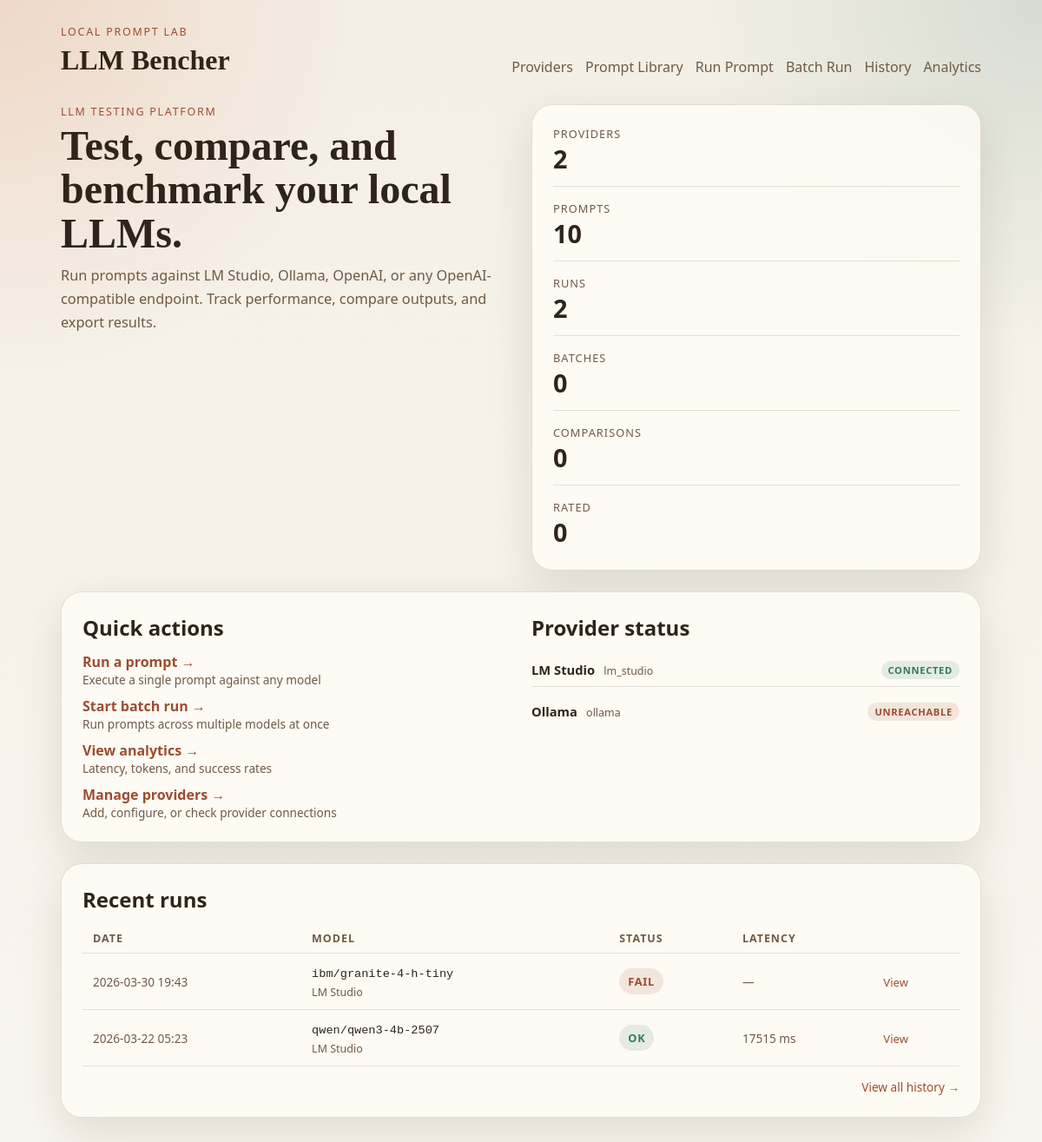
Before: / with the older database file.
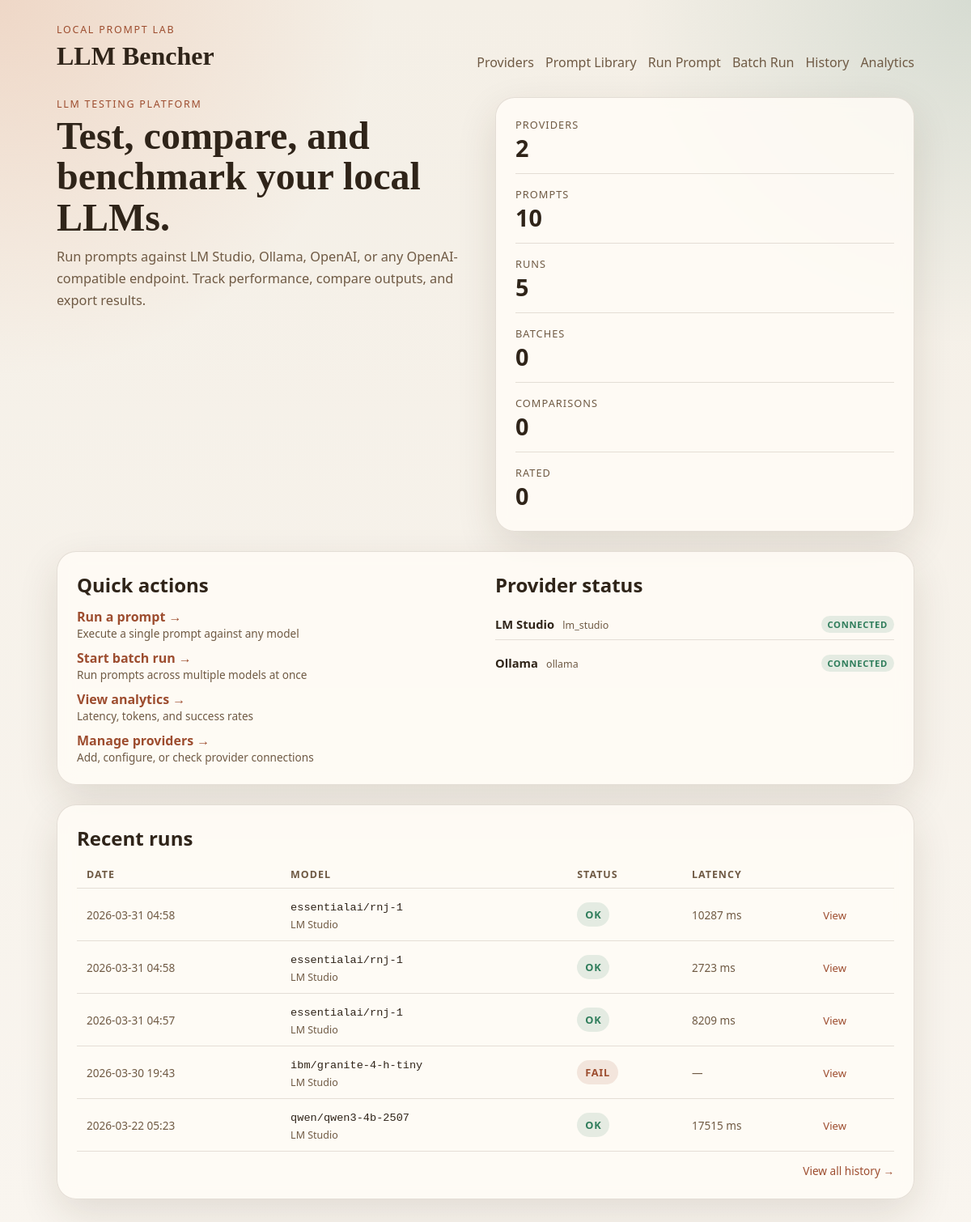
After: the same page with the newer database file.
### llm_bencher/models.py (models this page shows)
class TimestampMixin:
    created_at: Mapped[datetime] = mapped_column(
        DateTime(timezone=True),
        default=utc_now,
        nullable=False,
    )
    updated_at: Mapped[datetime] = mapped_column(
        DateTime(timezone=True),
        default=utc_now,
        onupdate=utc_now,
        nullable=False,
    )

class Provider(TimestampMixin, Base):
    __tablename__ = "providers"
    id: Mapped[int] = mapped_column(Integer, primary_key=True)
    slug: Mapped[str] = mapped_column(String(50), unique=True, nullable=False)
    name: Mapped[str] = mapped_column(String(100), nullable=False)
    kind: Mapped[ProviderKind] = mapped_column(Enum(ProviderKind), nullable=False)
    base_url: Mapped[str] = mapped_column(String(255), nullable=False)
    api_key: Mapped[str | None] = mapped_column(String(255))
    is_enabled: Mapped[bool] = mapped_column(Boolean, default=True, nullable=False)
    is_default: Mapped[bool] = mapped_column(Boolean, default=False, nullable=False)
    is_connected: Mapped[bool] = mapped_column(Boolean, default=False, nullable=False)
    last_health_check_at: Mapped[datetime | None] = mapped_column(DateTime(timezone=True))
    last_error: Mapped[str | None] = mapped_column(Text)
    models: Mapped[list["ProviderModel"]] = relationship(
        back_populates="provider",
        cascade="all, delete-orphan",
    )
    runs: Mapped[list["Run"]] = relationship(back_populates="provider")

class Run(TimestampMixin, Base):
    __tablename__ = "runs"
    id: Mapped[int] = mapped_column(Integer, primary_key=True)
    provider_id: Mapped[int] = mapped_column(ForeignKey("providers.id"), nullable=False)
    provider_model_id: Mapped[int | None] = mapped_column(ForeignKey("provider_models.id"))
    prompt_id: Mapped[int | None] = mapped_column(ForeignKey("prompt_definitions.id"))
    batch_id: Mapped[int | None] = mapped_column(ForeignKey("batch_runs.id"))
    status: Mapped[RunStatus] = mapped_column(
        Enum(RunStatus),
        default=RunStatus.PENDING,
        nullable=False,
    )
    model_identifier: Mapped[str] = mapped_column(String(255), nullable=False)
    model_name: Mapped[str | None] = mapped_column(String(255))
    system_prompt: Mapped[str | None] = mapped_column(Text)
    user_prompt: Mapped[str] = mapped_column(Text, nullable=False)
    template_inputs: Mapped[dict[str, Any]] = mapped_column(JSON, default=dict, nullable=False)
    temperature: Mapped[float | None] = mapped_column(Float)
    max_tokens: Mapped[int | None] = mapped_column(Integer)
    started_at: Mapped[datetime | None] = mapped_column(DateTime(timezone=True))
    completed_at: Mapped[datetime | None] = mapped_column(DateTime(timezone=True))
    failure_message: Mapped[str | None] = mapped_column(Text)
    provider: Mapped["Provider"] = relationship(back_populates="runs")
    provider_model: Mapped["ProviderModel"] = relationship(back_populates="runs")
    prompt: Mapped["PromptDefinition"] = relationship(back_populates="runs")
    batch: Mapped["BatchRun | None"] = relationship(back_populates="runs")
    result: Mapped["RunResult"] = relationship(
        back_populates="run",
        cascade="all, delete-orphan",
        uselist=False,
    )
    rating: Mapped["RunRating | None"] = relationship(
        back_populates="run",
        cascade="all, delete-orphan",
        uselist=False,
    )

class RunResult(Base):
    __tablename__ = "run_results"
    id: Mapped[int] = mapped_column(Integer, primary_key=True)
    run_id: Mapped[int] = mapped_column(ForeignKey("runs.id"), unique=True, nullable=False)
    raw_output_text: Mapped[str] = mapped_column(Text, nullable=False)
    response_metadata: Mapped[dict[str, Any]] = mapped_column(JSON, default=dict, nullable=False)
    latency_ms: Mapped[int | None] = mapped_column(Integer)
    prompt_tokens: Mapped[int | None] = mapped_column(Integer)
    completion_tokens: Mapped[int | None] = mapped_column(Integer)
    total_tokens: Mapped[int | None] = mapped_column(Integer)
    raw_payload: Mapped[dict[str, Any]] = mapped_column(JSON, default=dict, nullable=False)
    created_at: Mapped[datetime] = mapped_column(
        DateTime(timezone=True),
        default=utc_now,
        nullable=False,
    )
    run: Mapped["Run"] = relationship(back_populates="result")

### llm_bencher/web/routes.py (the view)
@router.get("/", response_class=HTMLResponse)
def home(request: Request) -> HTMLResponse:
    session_factory = request.app.state.session_factory
    with session_factory() as session:
        counts = _summary_counts(session)
        recent_runs = session.scalars(
            select(Run)
            .options(
                selectinload(Run.provider),
                selectinload(Run.result),
            )
            .order_by(Run.created_at.desc())
            .limit(5)
        ).all()
        providers = session.scalars(
            select(Provider).order_by(Provider.name)
        ).all()
    return _render(
        request, "home.html",
        counts=counts,
        recent_runs=recent_runs,
        providers=providers,
    )

### llm_bencher/templates/home.html (shortened to what this page needs)
{% extends "base.html" %}
{% block content %}
<section class="hero">
  <div>
    <p class="eyebrow">LLM Testing Platform</p>
    <h1>Test, compare, and benchmark your local LLMs.</h1>
    <p class="lede">
      Run prompts against LM Studio, Ollama, OpenAI, or any OpenAI-compatible endpoint.
      Track performance, compare outputs, and export results.
    </p>
  </div>
  <div class="panel stat-grid">
    <article>
      <span class="stat-label">Providers</span>
      <strong>{{ counts.providers }}</strong>
    </article>
    <article>
      <span class="stat-label">Prompts</span>
      <strong>{{ counts.prompts }}</strong>
    </article>
    <article>
      <span class="stat-label">Runs</span>
      <strong>{{ counts.runs }}</strong>
    </article>
    <article>
      <span class="stat-label">Batches</span>
      <strong>{{ counts.batches }}</strong>
    </article>
    <article>
      <span class="stat-label">Comparisons</span>
      <strong>{{ counts.comparisons }}</strong>
    </article>
    <article>
      <span class="stat-label">Rated</span>
      <strong>{{ counts.rated }}</strong>
    </article>
  </div>
</section>
<section class="panel section-grid">
  <article>
    <h2>Quick actions</h2>
    <ul style="list-style:none;padding:0;margin:0;">
      <li style="margin-bottom:10px;">
        <a href="{{ url_for('new_run_page') }}" style="color:var(--accent);text-decoration:none;font-weight:600;">Run a prompt &rarr;</a>
        <span style="display:block;font-size:0.85rem;color:var(--muted);">Execute a single prompt against any model</span>
      </li>
      <li style="margin-bottom:10px;">
        <a href="{{ url_for('batch_run_page') }}" style="color:var(--accent);text-decoration:none;font-weight:600;">Start batch run &rarr;</a>
        <span style="display:block;font-size:0.85rem;color:var(--muted);">Run prompts across multiple models at once</span>
      </li>
      <li style="margin-bottom:10px;">
        <a href="{{ url_for('analytics_page') }}" style="color:var(--accent);text-decoration:none;font-weight:600;">View analytics &rarr;</a>
        <span style="display:block;font-size:0.85rem;color:var(--muted);">Latency, tokens, and success rates</span>
      </li>
      <li>
        <a href="{{ url_for('providers_page') }}" style="color:var(--accent);text-decoration:none;font-weight:600;">Manage providers &rarr;</a>
        <span style="display:block;font-size:0.85rem;color:var(--muted);">Add, configure, or check provider connections</span>
      </li>
    </ul>
  </article>
  <article>
    <h2>Provider status</h2>
    {% if providers %}
    <ul style="list-style:none;padding:0;margin:0;">
      {% for p in providers %}
      <li style="display:flex;justify-content:space-between;align-items:center;padding:8px 0;{% if not loop.last %}border-bottom:1px solid var(--border);{% endif %}">
        <div>
          <strong style="font-size:0.92rem;">{{ p.name }}</strong>
          <span style="font-size:0.78rem;color:var(--muted);margin-left:6px;">{{ p.kind.value }}</span>
        </div>
        <div>
          {% if p.is_connected %}
          <span class="badge badge-ready" style="font-size:0.7rem;padding:3px 8px;">Connected</span>
          {% elif p.last_health_check_at %}
          <span class="badge badge-error" style="font-size:0.7rem;padding:3px 8px;">Unreachable</span>
          {% else %}
          <span class="badge badge-muted" style="font-size:0.7rem;padding:3px 8px;">Not checked</span>
          {% endif %}
        </div>
      </li>
      {% endfor %}
    </ul>
    {% else %}
    <p style="color:var(--muted);font-size:0.9rem;">No providers configured.</p>
    {% endif %}
  </article>
</section>
{% if recent_runs %}
<section class="panel">
  <h2>Recent runs</h2>
  <table style="width:100%;border-collapse:collapse;">
    <thead>
      <tr style="border-bottom:1px solid var(--border);text-align:left;">
        <th style="padding:8px 12px;font-size:0.78rem;text-transform:uppercase;letter-spacing:0.08em;color:var(--muted);">Date</th>
        <th style="padding:8px 12px;font-size:0.78rem;text-transform:uppercase;letter-spacing:0.08em;color:var(--muted);">Model</th>
        <th style="padding:8px 12px;font-size:0.78rem;text-transform:uppercase;letter-spacing:0.08em;color:var(--muted);">Status</th>
        <th style="padding:8px 12px;font-size:0.78rem;text-transform:uppercase;letter-spacing:0.08em;color:var(--muted);">Latency</th>
        <th style="padding:8px 12px;"></th>
      </tr>
    </thead>
    <tbody>
      {% for run in recent_runs %}
      <tr style="border-bottom:1px solid var(--border);">
        <td style="padding:10px 12px;font-size:0.85rem;color:var(--muted);">{{ run.created_at.strftime("%Y-%m-%d %H:%M") }}</td>
        <td style="padding:10px 12px;">
          <code style="font-size:0.85rem;">{{ run.model_name or run.model_identifier }}</code>
          {% if run.provider %}<br><span style="font-size:0.78rem;color:var(--muted);">{{ run.provider.name }}</span>{% endif %}
        </td>
        <td style="padding:10px 12px;">
          {% if run.status.value == "succeeded" %}
          <span class="badge badge-ready">OK</span>
          {% elif run.status.value == "failed" %}
          <span class="badge badge-error">Fail</span>
          {% else %}
          <span class="badge badge-muted">{{ run.status.value | capitalize }}</span>
          {% endif %}
        </td>
        <td style="padding:10px 12px;font-size:0.85rem;color:var(--muted);">
          {% if run.result and run.result.latency_ms is not none %}{{ run.result.latency_ms }} ms{% else %}&mdash;{% endif %}
        </td>
        <td style="padding:10px 12px;">
          <a href="{{ url_for('run_detail_page', run_id=run.id) }}" style="font-size:0.82rem;color:var(--accent);text-decoration:none;">View</a>
        </td>
      </tr>
      {% endfor %}
    </tbody>
  </table>
  <div style="margin-top:12px;text-align:right;">
    <a href="{{ url_for('history_page') }}" style="font-size:0.85rem;color:var(--accent);text-decoration:none;">View all history &rarr;</a>
  </div>
</section>
{% endif %}
{% endblock %}

### llm_bencher/templates/base.html (shortened to what this page needs)
<!DOCTYPE html>
<html lang="en">
  <head>
    <link rel="stylesheet" href="{{ url_for('static', path='/css/app.css') }}">
  </head>
  <body>
    <div class="page-shell">
      <header class="topbar">
        <div>
          <p class="eyebrow">Local Prompt Lab</p>
          <a class="brand" href="{{ url_for('home') }}">{{ app_name }}</a>
        </div>
        <nav class="nav">
          <a href="{{ url_for('providers_page') }}">Providers</a>
          <a href="{{ url_for('prompts_page') }}">Prompt Library</a>
          <a href="{{ url_for('new_run_page') }}">Run Prompt</a>
          <a href="{{ url_for('batch_run_page') }}">Batch Run</a>
          <a href="{{ url_for('history_page') }}">History</a>
          <a href="{{ url_for('analytics_page') }}">Analytics</a>
        </nav>
      </header>
      <main class="content">
        {% block content %}{% endblock %}
      </main>
    </div>
  </body>
</html>

### llm_bencher/static/css/app.css (style rules this page uses)
:root { --bg: #f4efe6; --bg-accent: #ead9c7; --surface: rgba(255, 252, 246, 0.85); --surface-strong: #fffaf2; --border: rgba(75, 47, 24, 0.14); --text: #2f2419; --muted: #6f5a44; --accent: #9d4d2f; --accent-soft: #d66d3a; --ready: #2f7d5b; --shadow: 0 18px 50px rgba(58, 38, 20, 0.12); font-family: "Aptos", "Trebuchet MS", "Segoe UI", sans-serif; }
* { box-sizing: border-box; }
body { margin: 0; color: var(--text); background: radial-gradient(circle at top left, rgba(214, 109, 58, 0.18), transparent 24%), radial-gradient(circle at top right, rgba(61, 120, 107, 0.16), transparent 22%), linear-gradient(180deg, var(--bg) 0%, #f9f5ef 100%); }
a { color: inherit; }
.page-shell { max-width: 1100px; margin: 0 auto; padding: 28px 20px 48px; }
.topbar { display: flex; gap: 20px; justify-content: space-between; align-items: flex-end; margin-bottom: 32px; }
.brand { font-family: "Georgia", "Times New Roman", serif; font-size: 2rem; font-weight: 700; text-decoration: none; }
.eyebrow { margin: 0 0 6px; color: var(--accent); font-size: 0.78rem; letter-spacing: 0.14em; text-transform: uppercase; }
.nav { display: flex; flex-wrap: wrap; gap: 14px; }
.nav a { text-decoration: none; color: var(--muted); }
.content { display: grid; gap: 24px; }
.hero, .section-grid, .section-header, .card-list { display: grid; gap: 24px; }
.hero, .section-grid { grid-template-columns: repeat(auto-fit, minmax(280px, 1fr)); }
.hero h1, .section-header h1 { margin: 0; font-family: "Georgia", "Times New Roman", serif; font-size: clamp(2rem, 4vw, 3.6rem); line-height: 1.05; }
.lede { margin: 10px 0 0; max-width: 62ch; color: var(--muted); font-size: 1.02rem; line-height: 1.65; }
.panel { padding: 24px; border: 1px solid var(--border); border-radius: 24px; background: var(--surface); box-shadow: var(--shadow); backdrop-filter: blur(10px); }
.stat-grid { display: grid; gap: 16px; }
.stat-grid article { padding-bottom: 12px; border-bottom: 1px solid var(--border); }
.stat-grid article:last-child { border-bottom: 0; padding-bottom: 0; }
.stat-label, dt { display: block; color: var(--muted); font-size: 0.8rem; letter-spacing: 0.08em; text-transform: uppercase; }
strong { font-size: 1.8rem; }
ul { margin: 0; padding-left: 20px; }
li + li { margin-top: 8px; }
.card-head h2, .panel h2 { margin: 0 0 12px; }
.badge { display: inline-flex; align-items: center; padding: 6px 10px; border-radius: 999px; font-size: 0.8rem; font-weight: 700; text-transform: uppercase; letter-spacing: 0.06em; }
.badge-ready { background: rgba(47, 125, 91, 0.12); color: var(--ready); }
.badge-error { background: rgba(157, 77, 47, 0.12); color: var(--accent); }

Changed rows visible on the page:
changed Provider "Ollama": is_connected "UNREACHABLE" → "CONNECTED"
added Run: created_at "2026-03-31 04:58", model_name "essentialai/rnj-1", provider.name "LM Studio", status "OK", result.latency_ms "10287"
added Run: created_at "2026-03-31 04:58", model_name "essentialai/rnj-1", provider.name "LM Studio", status "OK", result.latency_ms "2723"
added Run: created_at "2026-03-31 04:57", model_name "essentialai/rnj-1", provider.name "LM Studio", status "OK", result.latency_ms "8209"
Other visible differences:
{{ counts.runs }}: "2" → "5"
